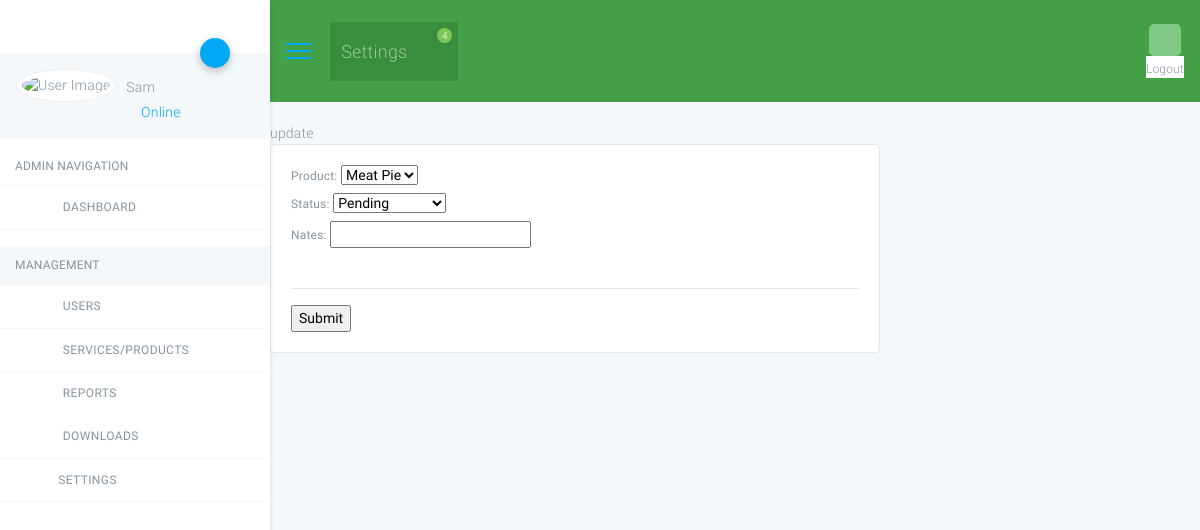
Page /update_order/31 (signed in) on the earlier database version.
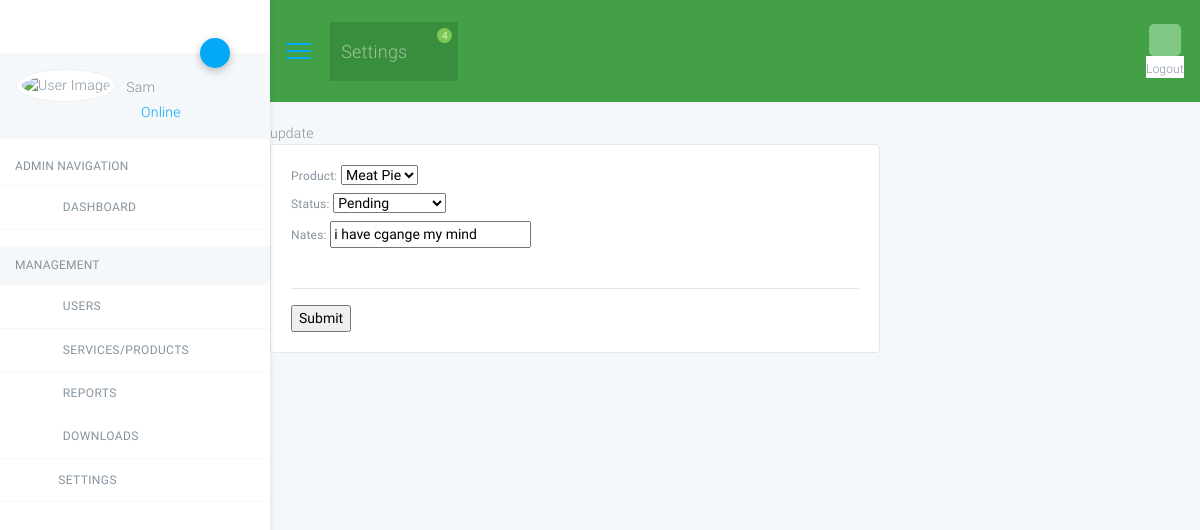
Same page on the later database version.
### accounts/models.py (models this page shows, shortened)
class Order(models.Model):
    STATUS=(
        ('Pending','Pending'),
        ('Out of Delivery','Out of Delivery'),
        ('Delivered','Delivered'),
            )
    customer=models.ForeignKey(Customer,null=True,on_delete=models.SET_NULL)#if customer is deleted, her order remain in the order table with null value for customer
    product=models.ForeignKey(Product,null=True,on_delete=models.SET_NULL)
    date_create=models.DateTimeField(auto_now_add=True,null=True)
    status=models.CharField(max_length=200,null=True,choices=STATUS)
    nates=models.CharField(max_length=1000,null=True)
    '''
    for orders in firstCustomer.order_set.all():
    if order.product.name in allOrders:
    allOrders[order.product.name] +=1
    else:
    allOrders[order.product.name]=1
    #RETURN : ALLoRDERS{'bALL':2,'BBq grill':1}
    '''

### accounts/views.py (the view)
# urls.py: path('update_order/<str:pk>', views.updateOrder ,name="update_order"),
@login_required(login_url='login')#prevent unauthorised user access
def updateOrder(request, pk):
    order = Order.objects.get(id=pk)
    form = OrderForm(instance=order)
    if request.method == 'POST':
        form = OrderForm(request.POST, instance=order)
        if form.is_valid():
            form.save()
            return redirect('/')
    context = {'form': form}
    return render(request, 'accounts/order_form.html', context)

### accounts/forms.py
class OrderForm(ModelForm):
    class Meta:
        model = Order
        fields = '__all__'
        exclude = ['customer']

### accounts/models.py (called while the page is built)
    def __str__(self):
        return self.name

### accounts/templates/accounts/order_form.html (shortened to what this page needs)
{% extends 'accounts/dashboard1_base.html' %}
{% load static %}
{% block content %}
  <div class="row">
    <div class="col-md-8">update
      <div class="card card-body">
        <form action="" method="POST">
          {{ form }}<br><hr>
          <input type="submit" name="Submit" />
        </form>
      </div>
    </div>
  </div>
{% endblock %}

Differences in the rows shown:
changed Order "Meat Pie": nates (not shown) → "i have cgange my mind"
